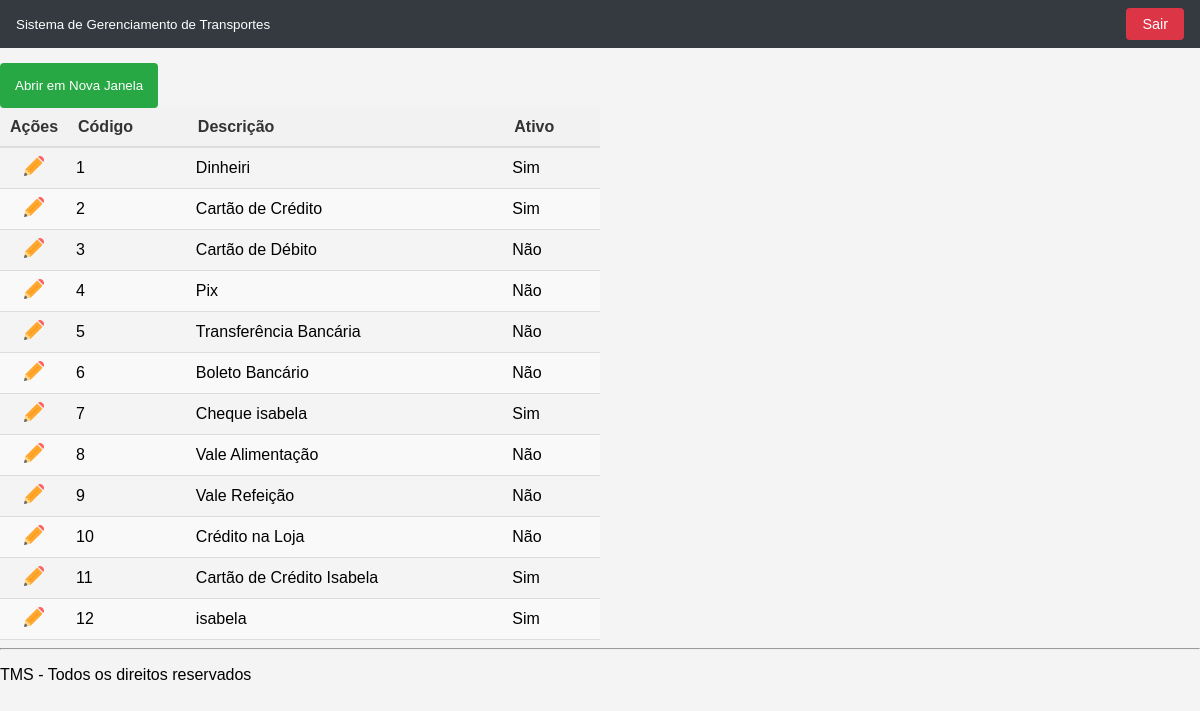
Screenshot of /tcc/formaPagamento with the database file from the repository.
### tables this page shows
CREATE TABLE `forma_pagamento` (
  `id` int(11) NOT NULL,
  `descricao` varchar(50) NOT NULL,
  `ativo` char(1) NOT NULL
);

### tcc/Controller/FormaPagamentoController.php (called while the page is built, shortened)
<?php
class FormaPagamentoController{
    public static function index() {
        $forma_pagamento_DAO = new FormaPagamentoDAO();
        $lista_fpag = $forma_pagamento_DAO->getAllRows();
        $total_fpag = count($lista_fpag);
        include 'View/modulos/forma_pagamento/listar_formapagamento.php';
    }
}

### tcc/index.php (called while the page is built, shortened)
<?php
include 'rotas.php';

### tcc/DAO/MySQL.php (called while the page is built)
<?php
class MySQL extends PDO{
    private $host       = "localhost";
    private $usuario    = "root";
    private $senha      = "";
    private $db         = "tcc";
    private $opcoes = array(PDO::ATTR_ERRMODE => PDO::ERRMODE_EXCEPTION);
    public function __construct(){
        $dsn = "mysql:host=".$this->host.";dbname=".$this->db;
        return parent::__construct($dsn, $this->usuario, $this->senha, $this->opcoes);
    }
}

### tcc/DAO/formapagamentoDAO.php (called while the page is built, shortened)
<?php
class FormaPagamentoDAO{
    private $conexao;
    public function __construct(){
        include_once "MySQL.php";
        $this->conexao = new MySQL();
    }
    public function getAllRows(){
        $stmt = $this->conexao->prepare("SELECT * FROM forma_pagamento");
        $stmt->execute();
        $arr_forma_pagamento = array();
        while($f = $stmt->fetchObject()){
            $arr_forma_pagamento[] = $f;
        }
        return $arr_forma_pagamento;
    }
}

### tcc/View/modulos/forma_pagamento/listar_formapagamento.php (the view, shortened to what this page needs)
<!DOCTYPE html>
<html lang="en">
<head>
</head>
<body>
    <div class="header">
        <?php include PATH_VIEW . 'includes/cabecalho.php'; ?>
    </div>
    <main>
    <button onclick="abrirJanela()">Abrir em Nova Janela</button>
    <table>
        <thead>
            <tr>
                <th>Ações</th>
                <th>Código</th>
                <th>Descrição</th>
                <th>Ativo</th>
            </tr>
        </thead>
        <tbody>
            <?php for($i=0; $i<$total_fpag; $i++): ?>
            <tr>
                <td class="icon">
                    <a href="/tcc/formaPagamento/ver?id=<?= $lista_fpag[$i]->id ?>">
                        <img class="icon" title="Editar" src="/tcc/View/includes/imagem/lapis.png" alt="Ícone de Lápis">
                    </a>
                </td>
                <td><?= $lista_fpag[$i]->id ?></td>
                <td><?= $lista_fpag[$i]->descricao ?></td>
                <td>
                    <?= ($lista_fpag[$i]->ativo == 'S') ? 'Sim' : 'Não'; ?>
                </td>
            </tr>
            <?php endfor; ?>
        </tbody>
    </table>
    </main>
    <?php include PATH_VIEW . 'includes/rodape.php' ?>
</body>
</html>

### tcc/View/modulos/forma_pagamento/listar_formapagamento.php (style rules this page uses)
table { width: 50%; border-collapse: collapse; font-family: Arial, sans-serif; }
thead th { background-color: #f2f2f2; color: #333; padding: 10px; border-bottom: 2px solid #ddd; text-align: left; }
tbody td { padding: 8px; border-bottom: 1px solid #ddd; }
tbody tr:nth-child(even) { background-color: #f9f9f9; }
td a { color: #007bff; text-decoration: none; }
.icon { width: 20px; height: 20px; text-align: center; }
button { margin-top: 15px; background-color: #28a745; color: #ffffff; border: none; padding: 15px; border-radius: 4px; cursor: pointer; }

### tcc/View/includes/cabecalho.php (style rules this page uses)
body { font-family: 'Poppins', sans-serif; background-color: #f4f4f4; margin: 0; padding: 0; }

### rows the page displays
forma_pagamento: id "1", descricao "Dinheiri", ativo "Sim"
forma_pagamento: id "2", descricao "Cartão de Crédito", ativo "Sim"
forma_pagamento: id "3", descricao "Cartão de Débito", ativo "Não"
forma_pagamento: id "4", descricao "Pix", ativo "Não"
forma_pagamento: id "5", descricao "Transferência Bancária", ativo "Não"
forma_pagamento: id "6", descricao "Boleto Bancário", ativo "Não"
forma_pagamento: id "7", descricao "Cheque isabela", ativo "Sim"
forma_pagamento: id "8", descricao "Vale Alimentação", ativo "Não"
forma_pagamento: id "9", descricao "Vale Refeição", ativo "Não"
forma_pagamento: id "10", descricao "Crédito na Loja", ativo "Não"
forma_pagamento: id "11", descricao "Cartão de Crédito Isabela", ativo "Sim"
forma_pagamento: id "12", descricao "isabela", ativo "Sim"
